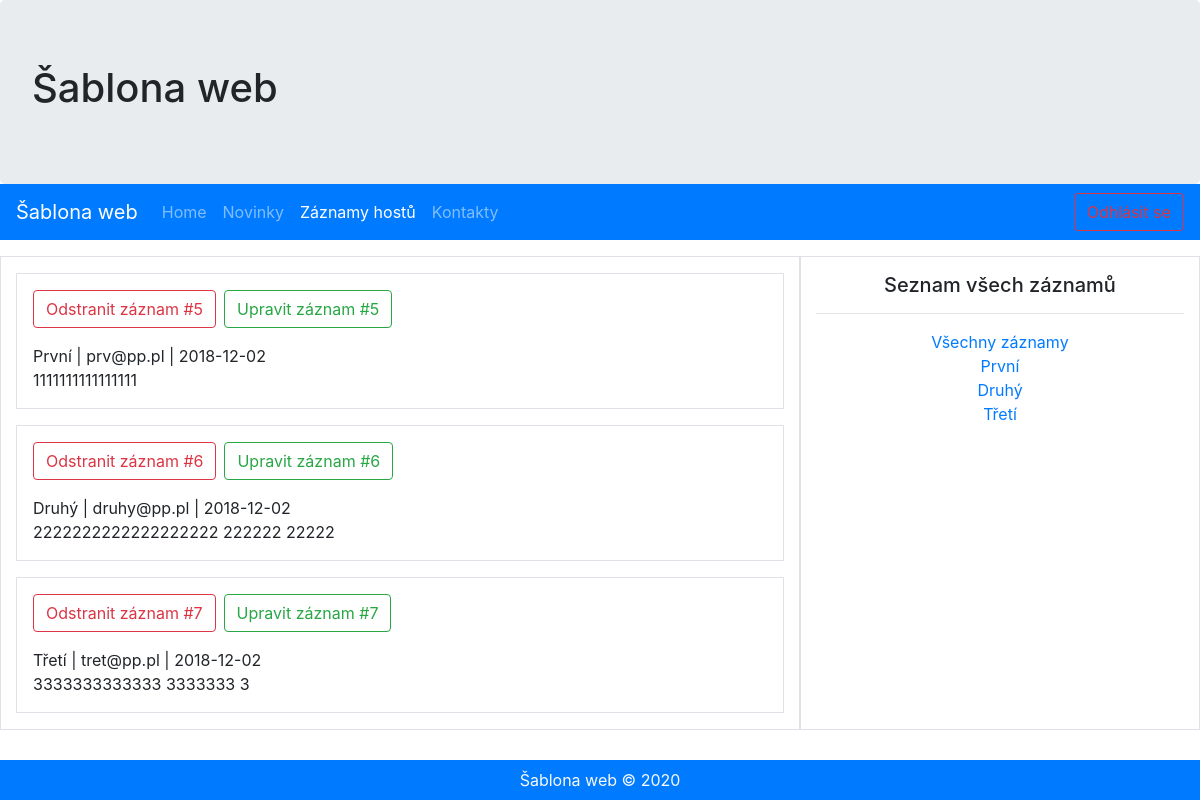
The page /visitors.php (signed in) on the database its author committed.
### tables this page shows
CREATE TABLE `zaznamy_hostu` (
  `id` int(11) NOT NULL,
  `datum` date NOT NULL,
  `prezdivka` varchar(250) NOT NULL,
  `email` varchar(250) NOT NULL,
  `text` text NOT NULL
);

### includes/Database.php (called while the page is built)
<?php
class Database {
  private static $instance;
  private $connection;
  private $hostname = 'localhost';
  private $username = 'root';
  private $password = 'root';
  private $database = 'mujweb';
  private function __construct() {
    try {
      $this->connection = new PDO('mysql:host=' . $this->hostname . ';dbname='
        . $this->database, $this->username, $this->password);
    } catch (PDOException $exception) {
      echo 'Failed to establish connection: ' . $exception->getMessage();
    }
  }
  public static function getInstance() {
    if (self::$instance == NULL) {
      self::$instance = new Database();
    }
    return self::$instance;
  }
  public function getConnection() {
    return $this->connection;
  }
}

### includes/functions.inc.php (the view, shortened to what this page needs)
<?php
function active($page) {
  if (basename($_SERVER['SCRIPT_FILENAME']) == $page) {
    echo 'active';
  }
}
function isLoggedIn() {
  return !empty($_SESSION['loggedIn']);
}
function printHostZaznamAdmin($id, $date, $author, $email, $text) {
  echo '<div class="border my-3 p-3">'
    . '<form class="mb-3" action="" method="post">'
    . '<input name="id" type="hidden" value="' . $id . '">'
    . '<input name="delete" class="btn btn-outline-danger mr-2" type="submit" value="Odstranit záznam #'
    . $id
    . '">'
    . '<input name="edit" class="btn btn-outline-success" type="submit" value="Upravit záznam #'
    . $id
    . '">'
    . '</form>'
    . '<div class="text-left">'
    . $author . ' | '
    . $email . ' | '
    . $date
    . '</div>'
    . $text
    . '</div>';
}

### visitors.php (shortened to what this page needs)
<!doctype html>
<html lang="en">
<head>
  <?php include 'includes/head.inc.php' ?>
</head>
<body>
<?php include 'includes/header.inc.php' ?>
<?php include 'includes/navigation.inc.php' ?>
<div class="container-fluid">
	<div class="row mt-3">
		<div class="col-8 border">
          <?php
          $statement = Database::getInstance()
            ->getConnection()
            ->prepare('SELECT * FROM zaznamy_hostu');
          $statement->execute();
          $result = $statement->fetchAll();
          if (!isLoggedIn()) {
            if (!isset($_GET['individual'])) {
              foreach ($result as $item) {
                printHostZaznam($item['datum'], $item['prezdivka'],
                  $item['email'], $item['text']);
              }
            }
            else {
              $statement = Database::getInstance()
                ->getConnection()
                ->prepare('SELECT * FROM zaznamy_hostu WHERE id = '
                  . $_GET['individual']);
              $statement->execute();
              $resultIndividual = $statement->fetch();
              printHostZaznam($resultIndividual['datum'],
                $resultIndividual['prezdivka'],
                $resultIndividual['email'], $resultIndividual['text']);
            }
          }
          else {
            if (!isset($_POST['edit'])) {
              if (!isset($_GET['individual'])) {
                foreach ($result as $item) {
                  printHostZaznamAdmin($item['id'], $item['datum'],
                    $item['prezdivka'],
                    $item['email'], $item['text']);
                }
              }
            }
          }
          ?>
		</div>
		<div class="col-4 border text-center">
			<h5 class="mt-3">Seznam všech záznamů</h5>
			<hr>
			<a href="visitors.php">Všechny záznamy</a><br>
          <?php
          foreach ($result as $item) {
            echo '<a href="?individual=' . $item['id'] . '">'
              . $item['prezdivka']
              . '</a><br>';
          }
          ?>
		</div>
	</div>
</div>
<?php include 'includes/footer.inc.php' ?>
</body>
</html>

### rows shown on the page
zaznamy_hostu: delete "Odstranit záznam #5", edit "Upravit záznam #5", prezdivka "První", email "prv@pp.pl", datum "2018-12-02", text "1111111111111111"
zaznamy_hostu: delete "Odstranit záznam #6", edit "Upravit záznam #6", prezdivka "Druhý", email "druhy@pp.pl", datum "2018-12-02", text "2222222222222222222 222222 22222"
zaznamy_hostu: delete "Odstranit záznam #7", edit "Upravit záznam #7", prezdivka "Třetí", email "tret@pp.pl", datum "2018-12-02", text "3333333333333 3333333 3"

### other values the page prints
getConfig('site_name') "Šablona web"
